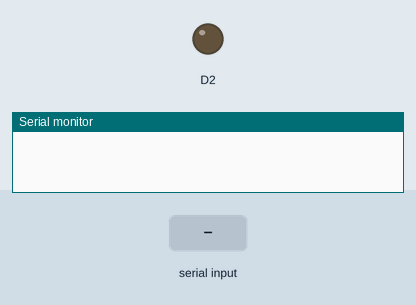
Recording of a sketch running on a simulated ESP8266 (NodeMCU). Parts: output pins drawn as LEDs (lit = HIGH), the last lines printed to the serial monitor. The test bench sets the inputs (shaded band).

Above: at 1.2 s.
1.3 s: "A" received over Serial
At 1.7 s:
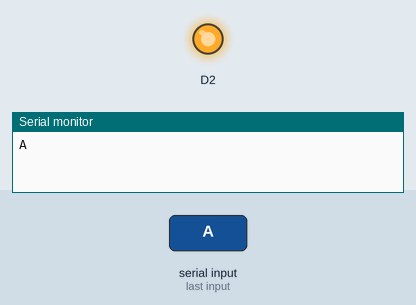
2.8 s: "B" received over Serial
At 4.0 s:
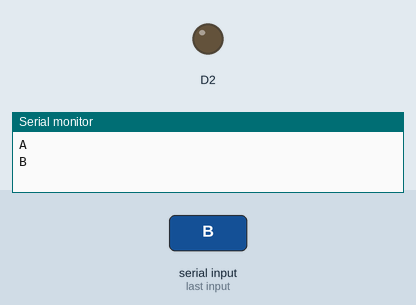
Timing chart, 0 to 5.8 s (numbered marks = the images above; inputs shaded):
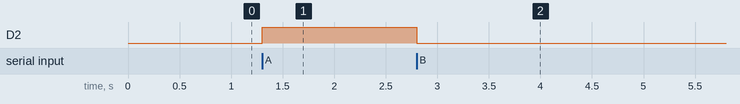

Measured:
- after the input at 1.3 s, D2: LOW → HIGH at once
- after the input at 2.8 s, D2: HIGH → LOW at once

The sketch:

serial_input_led.ino
```cpp
void setup() {
  // put your setup code here, to run once:
  Serial.begin(9600);
  pinMode(D2,OUTPUT);
}

void loop() {
  if(Serial.available()){
     //int s = Serial.read();
     char s = Serial.read();
     if(s=='A'){
      digitalWrite(D2,HIGH);
      }
     if(s=='B'){
      digitalWrite(D2,LOW);
      }
     Serial.println(s);
    }

}
```
